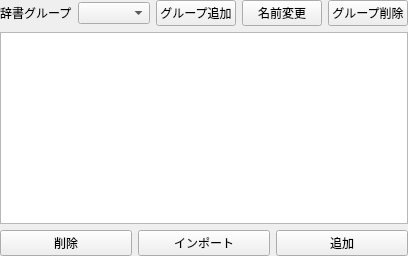
     <widget class="QWidget" name="dictionaryTab">
      <attribute name="title">
       <string>読み替え辞書</string>
      </attribute>
      <layout class="QVBoxLayout" name="dictionaryTabLayout" stretch="0,0,0">
       <property name="leftMargin">
        <number>0</number>
       </property>
       <property name="topMargin">
        <number>0</number>
       </property>
       <property name="rightMargin">
        <number>0</number>
       </property>
       <property name="bottomMargin">
        <number>0</number>
       </property>
       <item>
        <layout class="QHBoxLayout" name="groupHeaderLayout">
         <item>
          <widget class="QLabel" name="groupLabel">
           <property name="text">
            <string>辞書グループ</string>
           </property>
          </widget>
         </item>
         <item>
          <widget class="QComboBox" name="dictionaryGroupComboBox">
           <property name="sizePolicy">
            <sizepolicy hsizetype="Expanding" vsizetype="Fixed">
             <horstretch>0</horstretch>
             <verstretch>0</verstretch>
            </sizepolicy>
           </property>
          </widget>
         </item>
         <item>
          <widget class="QPushButton" name="addGroupButton">
           <property name="text">
            <string>グループ追加</string>
           </property>
          </widget>
         </item>
         <item>
          <widget class="QPushButton" name="renameGroupButton">
           <property name="text">
            <string>名前変更</string>
           </property>
          </widget>
         </item>
         <item>
          <widget class="QPushButton" name="deleteGroupButton">
           <property name="text">
            <string>グループ削除</string>
           </property>
          </widget>
         </item>
        </layout>
       </item>
       <item>
        <widget class="QTableView" name="wordTableView"/>
       </item>
       <item>
        <layout class="QHBoxLayout" name="actionLayout">
         <item>
          <widget class="QPushButton" name="deleteWordButton">
           <property name="text">
            <string>削除</string>
           </property>
          </widget>
         </item>
         <item>
          <widget class="QPushButton" name="importWordButton">
           <property name="text">
            <string>インポート</string>
           </property>
          </widget>
         </item>
         <item>
          <widget class="QPushButton" name="addWordButton">
           <property name="text">
            <string>追加</string>
           </property>
          </widget>
         </item>
        </layout>
       </item>
      </layout>
     </widget>
